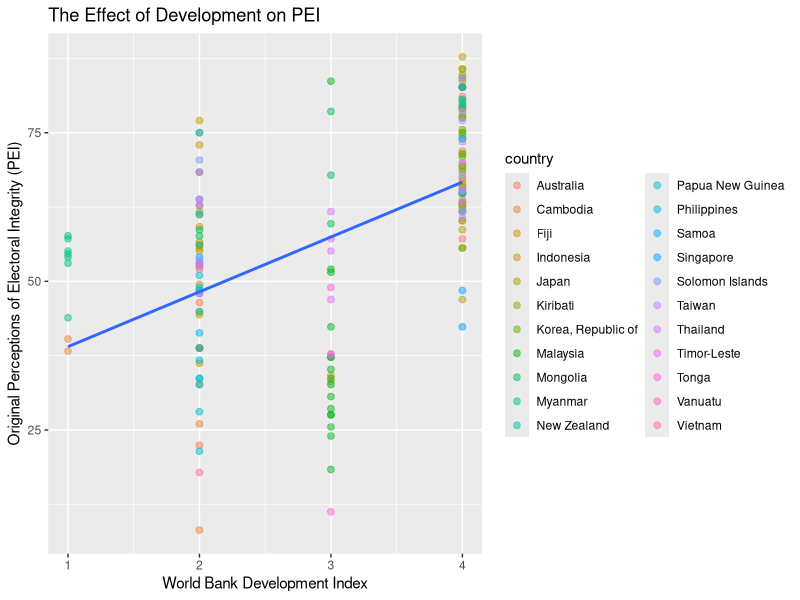
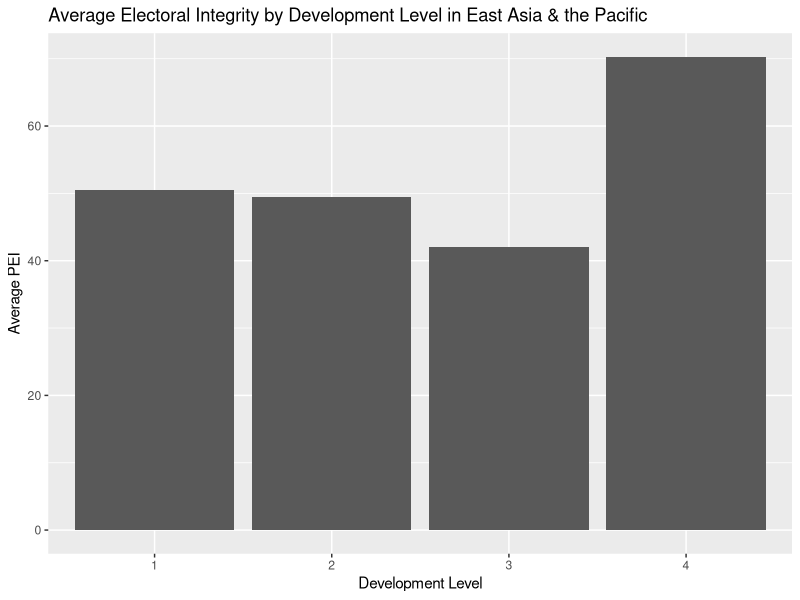

Write R code to recreate these figures, in order.
## ---- chunk 1
library(haven)
library(ggplot2)
library(tidyverse)
library(dplyr)
## ---- chunk 2
data <- read_dta("Data.dta")
head(data)
## ---- chunk 3
data |>
  filter(region9 == 3, !is.na(PEI_add_original)) |>

ggplot(mapping = aes(x = development,
                     y = PEI_add_original)) +
  geom_point(mapping = aes(color = country), size = 2, alpha = 0.5) +
  geom_smooth(method = "lm", se = FALSE,  formula = y ~ x) +
  labs(x = "World Bank Development Index",
       y = "Original Perceptions of Electoral Integrity (PEI)"
       , title = "The Effect of Development on PEI") 

## ---- chunk 4
data |>
  filter(region9 == 3) |>
  group_by(development) |>
  summarize(avg_PEI = mean(PEI_add_original, na.rm = TRUE)) |>
  ggplot(aes(x = factor(development), y = avg_PEI)) +
  geom_col() +
  labs(
    x = "Development Level",
    y = "Average PEI",
    title = "Average Electoral Integrity by Development Level in East Asia & the Pacific")
  data
